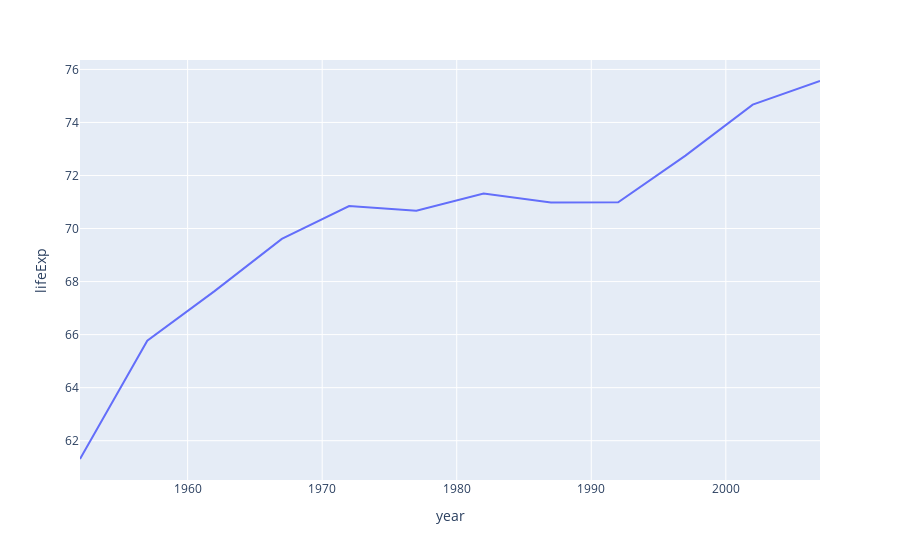

Notebook code cell kept with this figure:
### Markdown cell above
### d) plotly express

### Code cell
fig = px.line(df_poland, x='year', y='lifeExp')
fig.show()

### Figure 1 — Plotly figure (JSON) as saved in the notebook; plotly's stock layout.template omitted (floating-point values rounded to 4 significant figures)
{"data": [{"hovertemplate": "year=%{x}<br>lifeExp=%{y}<extra></extra>", "legendgroup": "", "line": {"color": "#636efa", "dash": "solid"}, "mode": "lines", "name": "", "orientation": "v", "showlegend": false, "type": "scatter", "x": [1952, 1957, 1962, 1967, 1972, 1977, 1982, 1987, 1992, 1997, 2002, 2007], "xaxis": "x", "y": [61.31, 65.77, 67.64, 69.61, 70.85, 70.67, 71.32, 70.98, 70.99, 72.75, 74.67, 75.56], "yaxis": "y"}], "layout": {"legend": {"tracegroupgap": 0}, "margin": {"t": 60}, "xaxis": {"anchor": "y", "domain": [0, 1], "title": {"text": "year"}}, "yaxis": {"anchor": "x", "domain": [0, 1], "title": {"text": "lifeExp"}}}}
